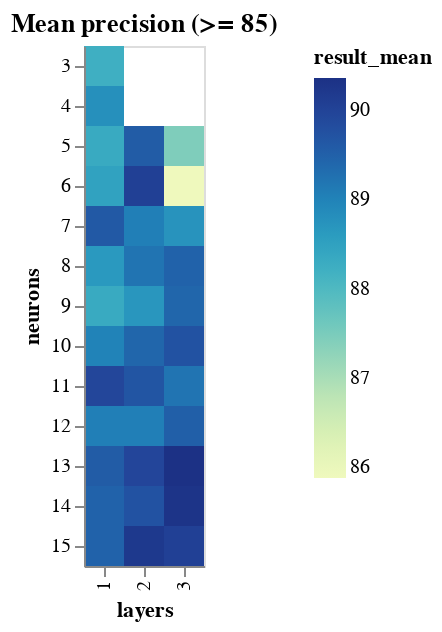

Here is the notebook cell this chart was saved with:
### Code cell
range_neurons_result_df = neurons_result_df[
    neurons_result_df.result_mean >= DETAILED_VIEW_TRESHOLD
]

binified_neurons_heatmap(
    f"Mean precision (>= {DETAILED_VIEW_TRESHOLD})", range_neurons_result_df
)

### Figure 1 — Vega-Lite specification as saved in the notebook (floating-point values rounded to 4 significant figures)
{"config": {"view": {"continuousWidth": 400, "continuousHeight": 300}}, "hconcat": [{"mark": "rect", "encoding": {"color": {"type": "quantitative", "field": "result_mean"}, "tooltip": [{"type": "quantitative", "field": "result_mean"}, {"type": "quantitative", "field": "result_std"}, {"type": "quantitative", "field": "neurons"}, {"type": "quantitative", "field": "layers"}], "x": {"type": "ordinal", "field": "layers"}, "y": {"type": "ordinal", "field": "neurons"}}, "selection": {"selector002": {"type": "interval", "bind": "scales", "encodings": ["x", "y"]}}, "title": "Mean precision (>= 85)"}], "data": {"name": "data-c17ea41b23a617fb604bec0d3a0a4fd3"}, "$schema": "https://vega.github.io/schema/vega-lite/v4.8.1.json", "datasets": {"data-c17ea41b23a617fb604bec0d3a0a4fd3": [{"neurons": 14, "layers": 3, "epochs": 70, "learning_rate": 0.0254, "momentum": 0.05776, "result_mean": 90.31, "result_std": 0.7564}, {"neurons": 13, "layers": 2, "epochs": 70, "learning_rate": 0.0254, "momentum": 0.05776, "result_mean": 89.94, "result_std": 0.8117}, {"neurons": 14, "layers": 2, "epochs": 70, "learning_rate": 0.0254, "momentum": 0.05776, "result_mean": 89.73, "result_std": 0.8274}, {"neurons": 6, "layers": 3, "epochs": 70, "learning_rate": 0.0254, "momentum": 0.05776, "result_mean": 85.88, "result_std": 0.4682}, {"neurons": 8, "layers": 3, "epochs": 70, "learning_rate": 0.0254, "momentum": 0.05776, "result_mean": 89.47, "result_std": 0.8747}, {"neurons": 11, "layers": 1, "epochs": 70, "learning_rate": 0.0254, "momentum": 0.05776, "result_mean": 89.94, "result_std": 0.9442}, {"neurons": 8, "layers": 1, "epochs": 70, "learning_rate": 0.0254, "momentum": 0.05776, "result_mean": 88.64, "result_std": 0.9074}, {"neurons": 9, "layers": 3, "epochs": 70, "learning_rate": 0.0254, "momentum": 0.05776, "result_mean": 89.42, "result_std": 1.012}, {"neurons": 10, "layers": 1, "epochs": 70, "learning_rate": 0.0254, "momentum": 0.05776, "result_mean": 89.0, "result_std": 1.033}, {"neurons": 11, "layers": 3, "epochs": 70, "learning_rate": 0.0254, "momentum": 0.05776, "result_mean": 89.21, "result_std": 1.159}, {"neurons": 12, "layers": 2, "epochs": 70, "learning_rate": 0.0254, "momentum": 0.05776, "result_mean": 89.06, "result_std": 1.188}, {"neurons": 7, "layers": 2, "epochs": 70, "learning_rate": 0.0254, "momentum": 0.05776, "result_mean": 89.06, "result_std": 1.204}, {"neurons": 15, "layers": 2, "epochs": 70, "learning_rate": 0.0254, "momentum": 0.05776, "result_mean": 90.2, "result_std": 1.32}, {"neurons": 15, "layers": 3, "epochs": 70, "learning_rate": 0.0254, "momentum": 0.05776, "result_mean": 90.05, "result_std": 1.314}, {"neurons": 13, "layers": 3, "epochs": 70, "learning_rate": 0.0254, "momentum": 0.05776, "result_mean": 90.36, "result_std": 1.356}, {"neurons": 5, "layers": 2, "epochs": 70, "learning_rate": 0.0254, "momentum": 0.05776, "result_mean": 89.58, "result_std": 1.278}, {"neurons": 13, "layers": 1, "epochs": 70, "learning_rate": 0.0254, "momentum": 0.05776, "result_mean": 89.58, "result_std": 1.324}, {"neurons": 5, "layers": 1, "epochs": 70, "learning_rate": 0.0254, "momentum": 0.05776, "result_mean": 88.33, "result_std": 1.211}, {"neurons": 10, "layers": 3, "epochs": 70, "learning_rate": 0.0254, "momentum": 0.05776, "result_mean": 89.73, "result_std": 1.361}, {"neurons": 7, "layers": 1, "epochs": 70, "learning_rate": 0.0254, "momentum": 0.05776, "result_mean": 89.63, "result_std": 1.371}, {"neurons": 10, "layers": 2, "epochs": 70, "learning_rate": 0.0254, "momentum": 0.05776, "result_mean": 89.42, "result_std": 1.357}, {"neurons": 12, "layers": 3, "epochs": 70, "learning_rate": 0.0254, "momentum": 0.05776, "result_mean": 89.53, "result_std": 1.4}, {"neurons": 15, "layers": 1, "epochs": 70, "learning_rate": 0.0254, "momentum": 0.05776, "result_mean": 89.47, "result_std": 1.4}, {"neurons": 14, "layers": 1, "epochs": 70, "learning_rate": 0.0254, "momentum": 0.05776, "result_mean": 89.47, "result_std": 1.421}, {"neurons": 7, "layers": 3, "epochs": 70, "learning_rate": 0.0254, "momentum": 0.05776, "result_mean": 88.75, "result_std": 1.441}, {"neurons": 12, "layers": 1, "epochs": 70, "learning_rate": 0.0254, "momentum": 0.05776, "result_mean": 89.06, "result_std": 1.474}, {"neurons": 9, "layers": 1, "epochs": 70, "learning_rate": 0.0254, "momentum": 0.05776, "result_mean": 88.33, "result_std": 1.468}, {"neurons": 6, "layers": 1, "epochs": 70, "learning_rate": 0.0254, "momentum": 0.05776, "result_mean": 88.48, "result_std": 1.514}, {"neurons": 4, "layers": 1, "epochs": 70, "learning_rate": 0.0254, "momentum": 0.05776, "result_mean": 88.8, "result_std": 1.551}, {"neurons": 11, "layers": 2, "epochs": 70, "learning_rate": 0.0254, "momentum": 0.05776, "result_mean": 89.68, "result_std": 1.65}, {"neurons": 3, "layers": 1, "epochs": 70, "learning_rate": 0.0254, "momentum": 0.05776, "result_mean": 88.22, "result_std": 1.513}, {"neurons": 6, "layers": 2, "epochs": 70, "learning_rate": 0.0254, "momentum": 0.05776, "result_mean": 90.05, "result_std": 1.737}, {"neurons": 8, "layers": 2, "epochs": 70, "learning_rate": 0.0254, "momentum": 0.05776, "result_mean": 89.21, "result_std": 1.672}, {"neurons": 5, "layers": 3, "epochs": 70, "learning_rate": 0.0254, "momentum": 0.05776, "result_mean": 87.44, "result_std": 1.515}, {"neurons": 9, "layers": 2, "epochs": 70, "learning_rate": 0.0254, "momentum": 0.05776, "result_mean": 88.69, "result_std": 1.823}]}}
